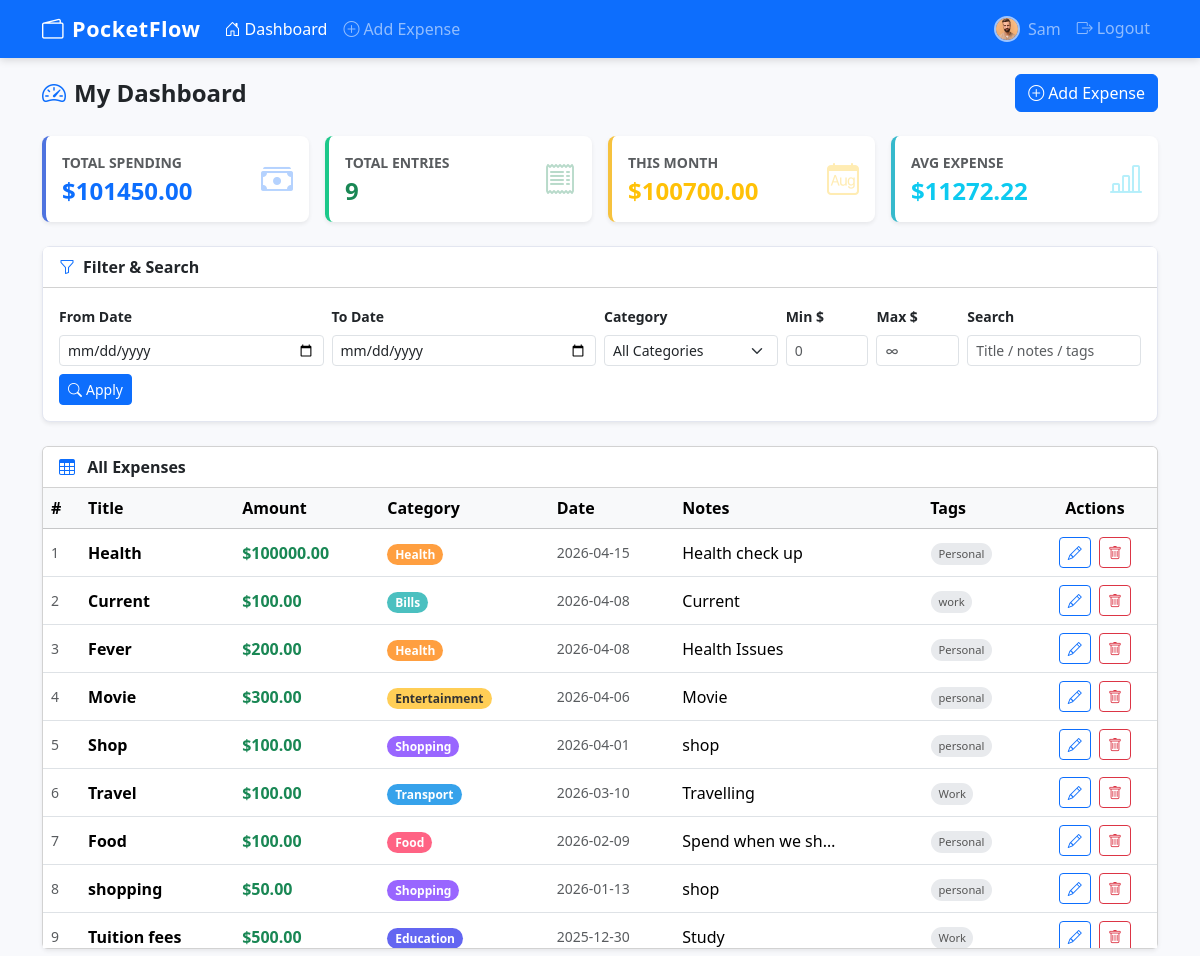
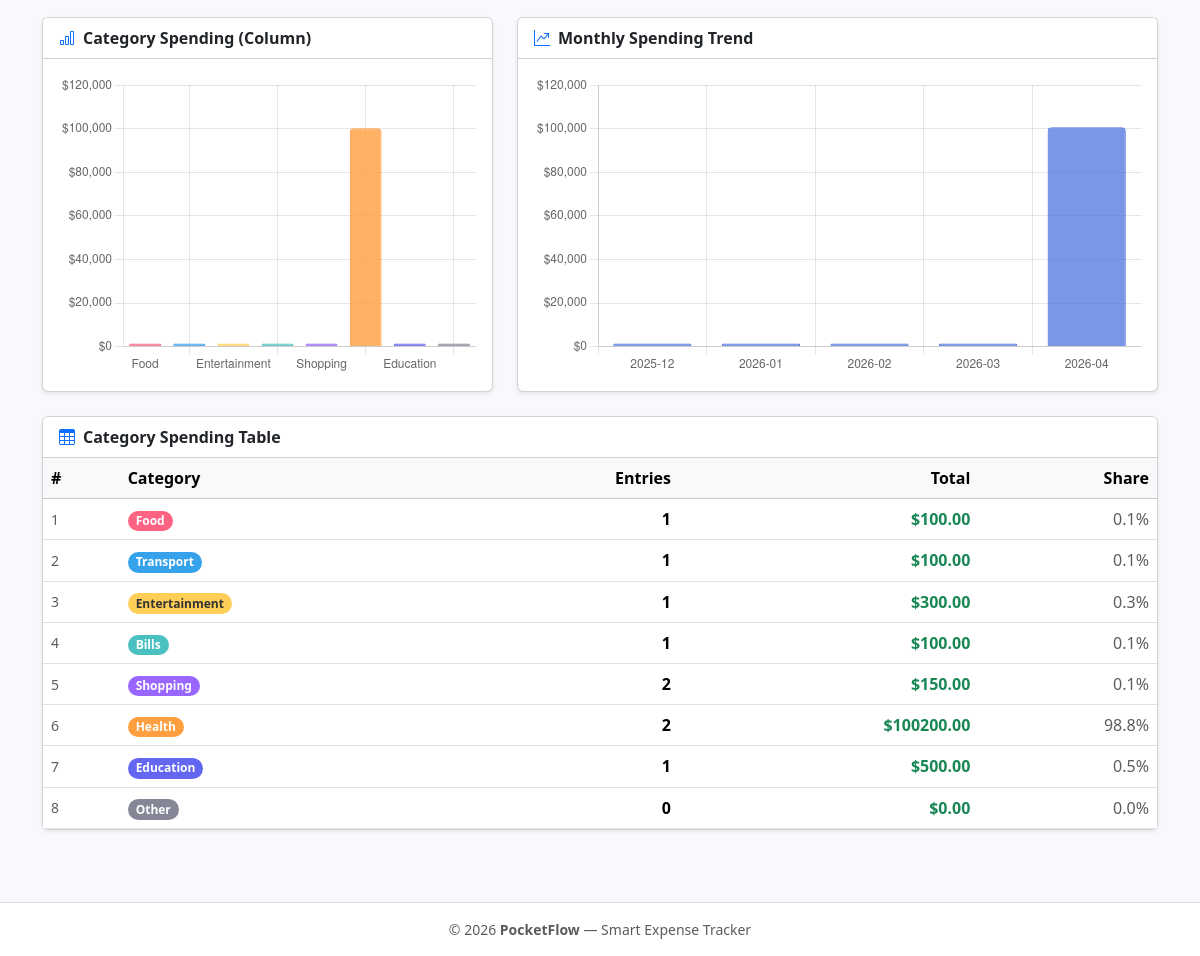
The app's page /dashboard (signed in) with its own data (2 pictures, top to bottom).
### tables this page shows
CREATE TABLE expenses (
            id         INTEGER PRIMARY KEY AUTOINCREMENT,
            user_id    INTEGER NOT NULL,
            title      TEXT    NOT NULL,
            amount     REAL    NOT NULL,
            date       TEXT    NOT NULL,
            category   TEXT    NOT NULL,
            notes      TEXT    NOT NULL DEFAULT '',
            tags       TEXT    NOT NULL DEFAULT '',
            created_at TEXT    NOT NULL DEFAULT (datetime('now')),
            updated_at TEXT    NOT NULL DEFAULT (datetime('now')),
            FOREIGN KEY (user_id) REFERENCES users(id) ON DELETE CASCADE
        );

### app.py (the view)
@app.route('/dashboard')
@login_required
def dashboard():
    user_id = session['user_id']
    start_date = request.args.get('start_date', '').strip()
    end_date   = request.args.get('end_date', '').strip()
    category   = request.args.get('category', '').strip()
    min_amount = request.args.get('min_amount', '').strip()
    max_amount = request.args.get('max_amount', '').strip()
    search     = request.args.get('search', '').strip()
    filters    = dict(start_date=start_date, end_date=end_date, category=category,
                      min_amount=min_amount, max_amount=max_amount, search=search)
    has_filter = any(filters.values())
    query  = 'SELECT * FROM expenses WHERE user_id = ?'
    params = [user_id]
    if start_date:
        query += ' AND date >= ?'; params.append(start_date)
    if end_date:
        query += ' AND date <= ?'; params.append(end_date)
    if category:
        query += ' AND category = ?'; params.append(category)
    if min_amount:
        try: query += ' AND amount >= ?'; params.append(float(min_amount))
        except ValueError: pass
    if max_amount:
        try: query += ' AND amount <= ?'; params.append(float(max_amount))
        except ValueError: pass
    if search:
        query += ' AND (title LIKE ? OR notes LIKE ? OR tags LIKE ?)'
        params += [f'%{search}%', f'%{search}%', f'%{search}%']
    query += ' ORDER BY date DESC, created_at DESC'
    conn = get_db()
    expenses = conn.execute(query, params).fetchall()
    stats = conn.execute(
        'SELECT COALESCE(SUM(amount),0) as total, COUNT(*) as count, COALESCE(AVG(amount),0) as avg '
        'FROM expenses WHERE user_id = ?', [user_id]
    ).fetchone()
    current_month  = datetime.now().strftime('%Y-%m')
    monthly_total  = conn.execute(
        "SELECT COALESCE(SUM(amount),0) FROM expenses WHERE user_id = ? AND strftime('%Y-%m', date)=?",
        [user_id, current_month]
    ).fetchone()[0]
    chart_where  = 'WHERE user_id = ?'
    chart_params = [user_id]
    if start_date:
        chart_where += ' AND date >= ?'; chart_params.append(start_date)
    if end_date:
        chart_where += ' AND date <= ?'; chart_params.append(end_date)
    if category:
        chart_where += ' AND category = ?'; chart_params.append(category)
    if min_amount:
        try: chart_where += ' AND amount >= ?'; chart_params.append(float(min_amount))
        except ValueError: pass
    if max_amount:
        try: chart_where += ' AND amount <= ?'; chart_params.append(float(max_amount))
        except ValueError: pass
    if search:
        chart_where += ' AND (title LIKE ? OR notes LIKE ? OR tags LIKE ?)'
        chart_params += [f'%{search}%', f'%{search}%', f'%{search}%']
    cat_agg_rows = conn.execute(
        f'SELECT category, COUNT(*) AS entries, SUM(amount) AS total FROM expenses {chart_where} '
        f'GROUP BY category ORDER BY total DESC', chart_params
    ).fetchall()
    monthly_rows = conn.execute(
        f"SELECT strftime('%Y-%m', date) AS month, SUM(amount) AS total "
        f"FROM expenses {chart_where} GROUP BY month ORDER BY month ASC", chart_params
    ).fetchall()
    conn.close()
    cat_lookup = {
        r['category']: {
            'entries': int(r['entries'] or 0),
            'total': float(r['total'] or 0)
        }
        for r in cat_agg_rows
    }
    cat_rows = [
        {
            'category': cat,
            'entries': cat_lookup.get(cat, {}).get('entries', 0),
            'total': cat_lookup.get(cat, {}).get('total', 0.0)
        }
        for cat in CATEGORIES
    ]
    for r in cat_agg_rows:
        if r['category'] not in CATEGORIES:
            cat_rows.append({
                'category': r['category'],
                'entries': int(r['entries'] or 0),
                'total': float(r['total'] or 0)
            })
    filtered_total = sum(e['amount'] for e in expenses)
    return render_template('expenses/dashboard.html',
        expenses=expenses,
        total_all=stats['total'],
        expense_count=stats['count'],
        avg_expense=stats['avg'],
        monthly_total=monthly_total,
        filtered_total=filtered_total,
        categories=CATEGORIES,
        has_filter=has_filter,
        filters=filters,
        cat_rows=cat_rows,
        cat_labels=[r['category'] for r in cat_rows],
        cat_values=[r['total'] for r in cat_rows],
        monthly_labels=[r['month'] for r in monthly_rows],
        monthly_values=[r['total'] for r in monthly_rows],
    )

### templates/expenses/dashboard.html (shortened to what this page needs)
{% extends 'base.html' %}
{% block content %}
<div class="container">
  <div class="page-header">
    <h2><i class="bi bi-speedometer2 me-2 text-primary"></i>My Dashboard</h2>
    <a href="{{ url_for('add_expense') }}" class="btn btn-primary">
      <i class="bi bi-plus-circle me-1"></i>Add Expense
    </a>
  </div>
  <div class="row g-3 mb-4">
    <div class="col-6 col-xl-3">
      <div class="card stat-card primary shadow-sm h-100">
        <div class="card-body d-flex justify-content-between align-items-center">
          <div>
            <p class="text-muted text-uppercase small fw-semibold mb-1">Total Spending</p>
            <h4 class="fw-bold mb-0 text-primary">${{ "%.2f"|format(total_all) }}</h4>
          </div>
          <i class="bi bi-cash-stack stat-icon text-primary"></i>
        </div>
      </div>
    </div>
    <div class="col-6 col-xl-3">
      <div class="card stat-card success shadow-sm h-100">
        <div class="card-body d-flex justify-content-between align-items-center">
          <div>
            <p class="text-muted text-uppercase small fw-semibold mb-1">Total Entries</p>
            <h4 class="fw-bold mb-0 text-success">{{ expense_count }}</h4>
          </div>
          <i class="bi bi-receipt stat-icon text-success"></i>
        </div>
      </div>
    </div>
    <div class="col-6 col-xl-3">
      <div class="card stat-card warning shadow-sm h-100">
        <div class="card-body d-flex justify-content-between align-items-center">
          <div>
            <p class="text-muted text-uppercase small fw-semibold mb-1">This Month</p>
            <h4 class="fw-bold mb-0 text-warning">${{ "%.2f"|format(monthly_total) }}</h4>
          </div>
          <i class="bi bi-calendar-month stat-icon text-warning"></i>
        </div>
      </div>
    </div>
    <div class="col-6 col-xl-3">
      <div class="card stat-card info shadow-sm h-100">
        <div class="card-body d-flex justify-content-between align-items-center">
          <div>
            <p class="text-muted text-uppercase small fw-semibold mb-1">Avg Expense</p>
            <h4 class="fw-bold mb-0 text-info">${{ "%.2f"|format(avg_expense) }}</h4>
          </div>
          <i class="bi bi-bar-chart-line stat-icon text-info"></i>
        </div>
      </div>
    </div>
  </div>
  <div class="card filter-card shadow-sm mb-4">
    <div class="card-header bg-white d-flex align-items-center justify-content-between">
      <span class="fw-semibold"><i class="bi bi-funnel me-2 text-primary"></i>Filter &amp; Search</span>
    </div>
    <div class="card-body">
      <form method="GET" action="{{ url_for('dashboard') }}" class="row g-2 align-items-end">
        <div class="col-sm-6 col-md-3">
          <label class="form-label small fw-semibold">From Date</label>
          <input type="date" name="start_date" class="form-control form-control-sm"
                 value="{{ filters.start_date }}">
        </div>
        <div class="col-sm-6 col-md-3">
          <label class="form-label small fw-semibold">To Date</label>
          <input type="date" name="end_date" class="form-control form-control-sm"
                 value="{{ filters.end_date }}">
        </div>
        <div class="col-sm-6 col-md-2">
          <label class="form-label small fw-semibold">Category</label>
          <select name="category" class="form-select form-select-sm">
            <option value="">All Categories</option>
          </select>
        </div>
        <div class="col-sm-3 col-md-1">
          <label class="form-label small fw-semibold">Min $</label>
          <input type="number" name="min_amount" class="form-control form-control-sm"
                 step="0.01" min="0" placeholder="0"
                 value="{{ filters.min_amount }}">
        </div>
        <div class="col-sm-3 col-md-1">
          <label class="form-label small fw-semibold">Max $</label>
          <input type="number" name="max_amount" class="form-control form-control-sm"
                 step="0.01" min="0" placeholder="∞"
                 value="{{ filters.max_amount }}">
        </div>
        <div class="col-sm-6 col-md-2">
          <label class="form-label small fw-semibold">Search</label>
          <input type="text" name="search" class="form-control form-control-sm"
                 placeholder="Title / notes / tags"
                 value="{{ filters.search }}">
        </div>
        <div class="col-sm-6 col-md-auto">
          <button type="submit" class="btn btn-primary btn-sm w-100">
            <i class="bi bi-search me-1"></i>Apply
          </button>
        </div>
      </form>
    </div>
  </div>
  <div class="card shadow-sm mb-4">
    <div class="card-header bg-white d-flex justify-content-between align-items-center">
      <span class="fw-semibold">
        <i class="bi bi-table me-2 text-primary"></i>
        {% if has_filter %}
          Filtered Results
          <span class="badge bg-primary ms-1">{{ expenses|length }}</span>
          &mdash; Total: <strong>${{ "%.2f"|format(filtered_total) }}</strong>
        {% else %}
          All Expenses
        {% endif %}
      </span>
    </div>
    {% if expenses %}
      <div class="table-responsive table-scroll">
        <table class="table table-hover align-middle mb-0">
          <thead class="table-light sticky-top">
            <tr>
              <th>#</th>
              <th>Title</th>
              <th>Amount</th>
              <th>Category</th>
              <th>Date</th>
              <th>Notes</th>
              <th>Tags</th>
              <th class="text-center">Actions</th>
            </tr>
          </thead>
          <tbody>
            {% for exp in expenses %}
            <tr>
              <td class="text-muted small">{{ loop.index }}</td>
              <td class="fw-semibold">{{ exp.title }}</td>
              <td class="fw-bold text-success">${{ "%.2f"|format(exp.amount) }}</td>
              <td>
                <span class="badge cat-{{ exp.category }} rounded-pill px-2">{{ exp.category }}</span>
              </td>
              <td class="text-muted small">{{ exp.date }}</td>
              <td>
                {% if exp.notes %}
                  <span class="text-truncate-note" title="{{ exp.notes }}">{{ exp.notes }}</span>
                {% else %}
                  <span class="text-muted">—</span>
                {% endif %}
              </td>
              <td>
                {% if exp.tags %}
                  {% for tag in exp.tags.split(',') %}
                    {% if tag.strip() %}
                      <span class="tag-pill">{{ tag.strip() }}</span>
                    {% endif %}
                  {% endfor %}
                {% else %}
                  <span class="text-muted">—</span>
                {% endif %}
              </td>
              <td class="text-center">
                <a href="{{ url_for('edit_expense', expense_id=exp.id) }}"
                   class="btn btn-sm btn-outline-primary me-1" title="Edit">
                  <i class="bi bi-pencil"></i>
                </a>
                <form method="POST" action="{{ url_for('delete_expense', expense_id=exp.id) }}"
                      class="delete-form d-inline">
                  <button type="submit" class="btn btn-sm btn-outline-danger" title="Delete">
                    <i class="bi bi-trash"></i>
                  </button>
                </form>
              </td>
            </tr>
            {% endfor %}
          </tbody>
        </table>
      </div>
    {% endif %}
  </div>
  <div class="row g-4 mb-4">
    <div class="col-lg-5">
      <div class="card shadow-sm h-100">
        <div class="card-header bg-white fw-semibold d-flex justify-content-between align-items-center flex-wrap gap-1">
          <span><i class="bi bi-bar-chart me-2 text-primary"></i>Category Spending (Column)</span>
        </div>
        <div class="card-body d-flex align-items-center justify-content-center">
          {% if cat_labels %}
            <div class="chart-box w-100">
              <canvas id="categoryChart"></canvas>
            </div>
          {% else %}
            <p class="text-muted text-center py-4">
              {% if has_filter %}No data for current filters.{% else %}No data yet — add some expenses!{% endif %}
            </p>
          {% endif %}
        </div>
      </div>
    </div>
    <div class="col-lg-7">
      <div class="card shadow-sm h-100">
        <div class="card-header bg-white fw-semibold d-flex justify-content-between align-items-center flex-wrap gap-1">
          <span><i class="bi bi-graph-up-arrow me-2 text-primary"></i>Monthly Spending Trend</span>
        </div>
        <div class="card-body d-flex align-items-center justify-content-center">
          {% if monthly_labels %}
            <div class="chart-box w-100">
              <canvas id="barChart"></canvas>
            </div>
          {% else %}
            <p class="text-muted text-center py-4">
              {% if has_filter %}No data for current filters.{% else %}No data yet — add some expenses!{% endif %}
            </p>
          {% endif %}
        </div>
      </div>
    </div>
  </div>
  <div class="card shadow-sm mb-4">
    <div class="card-header bg-white fw-semibold d-flex justify-content-between align-items-center">
      <span><i class="bi bi-table me-2 text-primary"></i>Category Spending Table</span>
    </div>
    {% if cat_rows %}
      <div class="table-responsive">
        <table class="table table-hover align-middle mb-0">
          <thead class="table-light">
            <tr>
              <th>#</th>
              <th>Category</th>
              <th class="text-end">Entries</th>
              <th class="text-end">Total</th>
              <th class="text-end">Share</th>
            </tr>
          </thead>
          <tbody>
            {% for row in cat_rows %}
              <tr>
                <td class="text-muted small">{{ loop.index }}</td>
                <td>
                  <span class="badge cat-{{ row.category }} rounded-pill px-2">{{ row.category }}</span>
                </td>
                <td class="text-end fw-semibold">{{ row.entries }}</td>
                <td class="text-end fw-bold text-success">${{ "%.2f"|format(row.total) }}</td>
                <td class="text-end text-muted">
                  {% if filtered_total > 0 %}
                    {{ "%.1f"|format((row.total / filtered_total) * 100) }}%
                  {% else %}
                    0.0%
                  {% endif %}
                </td>
              </tr>
            {% endfor %}
          </tbody>
        </table>
      </div>
    {% else %}
      <div class="card-body text-center text-muted py-4">
        {% if has_filter %}No category totals for current filters.{% else %}No category data yet.{% endif %}
      </div>
    {% endif %}
  </div>
</div>
{% endblock %}
{% block scripts %}
<script>
    const chartData = JSON.parse(document.getElementById('chart-data').textContent);
  initCategoryColumnChart('categoryChart', chartData.cat_labels, chartData.cat_values);
    initBarChart('barChart', chartData.monthly_labels, chartData.monthly_values);
</script>
{% endblock %}

### records on screen
expenses: title "Health", amount "100000.00", category "Health", date "2026-04-15", notes "Health check up", strip "Personal"
expenses: title "Current", amount "100.00", category "Bills", date "2026-04-08", notes "Current", strip "work", entries "1", total "100.00", total "0.1"
expenses: title "Fever", amount "200.00", category "Health", date "2026-04-08", notes "Health Issues", strip "Personal"
expenses: title "Movie", amount "300.00", category "Entertainment", date "2026-04-06", notes "Movie", strip "personal", entries "1", total "300.00", total "0.3"
expenses: title "Shop", amount "100.00", category "Shopping", date "2026-04-01", notes "shop", strip "personal"
expenses: title "Travel", amount "100.00", category "Transport", date "2026-03-10", notes "Travelling", strip "Work", entries "1", total "100.00", total "0.1"
expenses: title "Food", amount "100.00", category "Food", date "2026-02-09", notes "Spend when we sh…", strip "Personal", entries "1", total "100.00", total "0.1"
expenses: title "shopping", amount "50.00", category "Shopping", date "2026-01-13", notes "shop", strip "personal"
expenses: title "Tuition fees", amount "500.00", category "Education", date "2025-12-30", notes "Study", strip "Work", entries "1", total "500.00", total "0.5"

### other values on screen
{{ session.username }} "Sam"
{{ "%.2f"|format(total_all) }} "101450.00"
{{ expense_count }} "9"
{{ "%.2f"|format(monthly_total) }} "100700.00"
{{ "%.2f"|format(avg_expense) }} "11272.22"
{{ row.category }} "Shopping" "Health" "Other"
{{ row.entries }} "2" "2" "0"
{{ "%.2f"|format(row.total) }} "150.00" "100200.00" "0.00"
{{ "%.1f"|format((row.total / filtered_total) * 100) }} "0.1" "98.8" "0.0"
